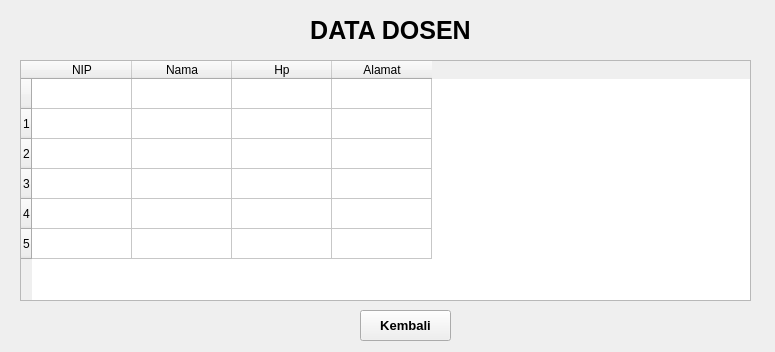
<?xml version="1.0" encoding="UTF-8"?>
<ui version="4.0">
 <class>Form</class>
 <widget class="QWidget" name="Form">
  <property name="geometry">
   <rect>
    <x>0</x>
    <y>0</y>
    <width>775</width>
    <height>352</height>
   </rect>
  </property>
  <property name="windowTitle">
   <string>Form</string>
  </property>
  <widget class="QTableWidget" name="tableWidget">
   <property name="geometry">
    <rect>
     <x>20</x>
     <y>60</y>
     <width>731</width>
     <height>241</height>
    </rect>
   </property>
   <row>
    <property name="text">
     <string/>
    </property>
   </row>
   <row>
    <property name="text">
     <string>1</string>
    </property>
   </row>
   <row>
    <property name="text">
     <string>2</string>
    </property>
   </row>
   <row>
    <property name="text">
     <string>3</string>
    </property>
   </row>
   <row>
    <property name="text">
     <string>4</string>
    </property>
   </row>
   <row>
    <property name="text">
     <string>5</string>
    </property>
   </row>
   <column>
    <property name="text">
     <string>NIP</string>
    </property>
   </column>
   <column>
    <property name="text">
     <string>Nama</string>
    </property>
   </column>
   <column>
    <property name="text">
     <string>Hp</string>
    </property>
   </column>
   <column>
    <property name="text">
     <string>Alamat</string>
    </property>
   </column>
  </widget>
  <widget class="QLabel" name="label">
   <property name="geometry">
    <rect>
     <x>10</x>
     <y>10</y>
     <width>761</width>
     <height>41</height>
    </rect>
   </property>
   <property name="font">
    <font>
     <family>MS Sans Serif</family>
     <pointsize>19</pointsize>
     <weight>75</weight>
     <bold>true</bold>
    </font>
   </property>
   <property name="text">
    <string>DATA DOSEN</string>
   </property>
   <property name="alignment">
    <set>Qt::AlignCenter</set>
   </property>
  </widget>
  <widget class="QPushButton" name="pushButton">
   <property name="geometry">
    <rect>
     <x>360</x>
     <y>310</y>
     <width>91</width>
     <height>31</height>
    </rect>
   </property>
   <property name="font">
    <font>
     <family>Segoe UI</family>
     <pointsize>10</pointsize>
     <weight>75</weight>
     <bold>true</bold>
    </font>
   </property>
   <property name="text">
    <string>Kembali</string>
   </property>
  </widget>
 </widget>
 <resources/>
 <connections/>
</ui>
